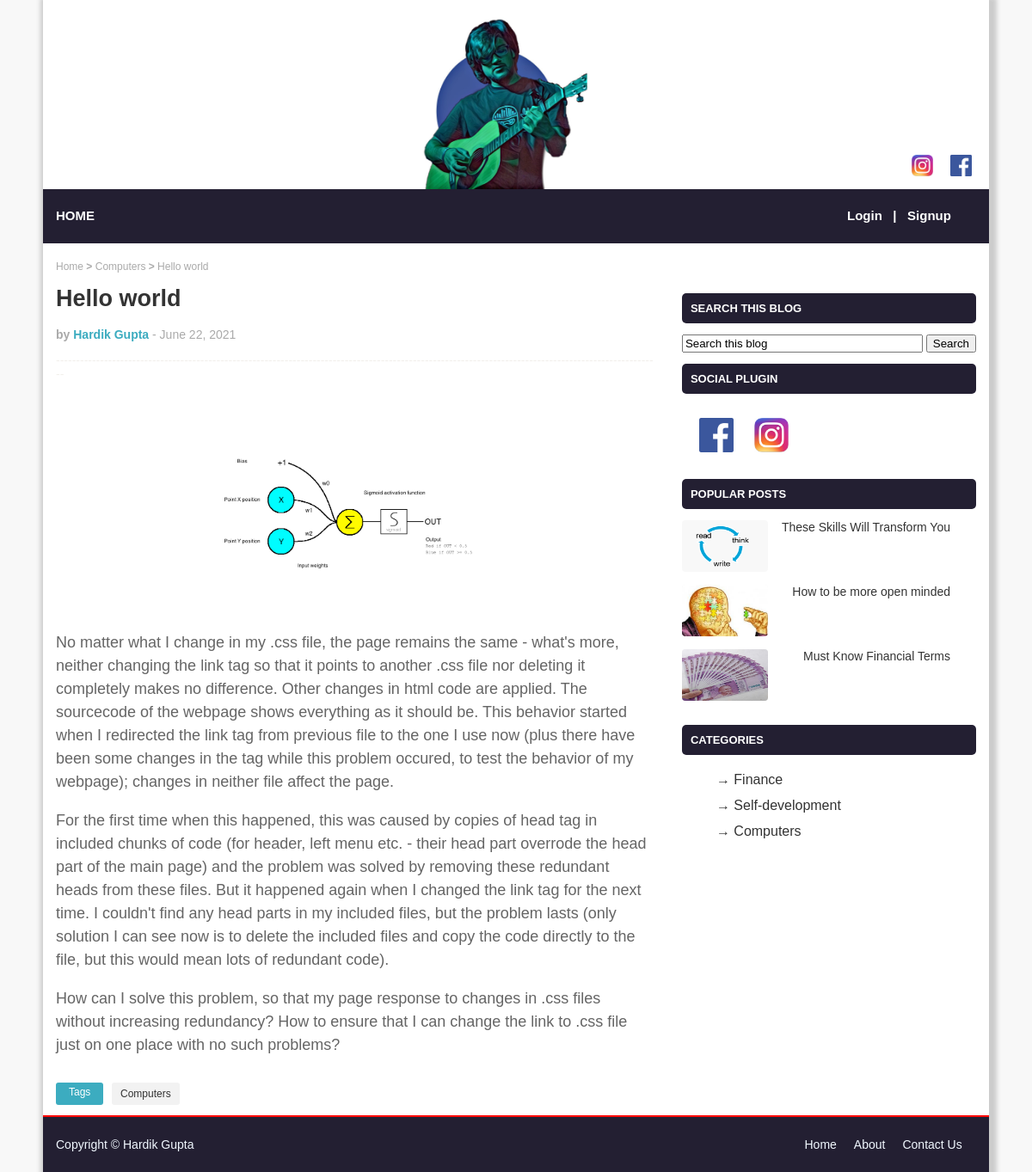
The app's page /posts/4/ with its own data.
### posts/models.py (models this page shows, shortened)
class BlogPost(models.Model):
    title = models.CharField(max_length=30)
    label = models.CharField(max_length=100, default="General-Awareness")
    upload = models.ImageField(upload_to = "media", default="logo.jpg")
    body = models.TextField()
    author = models.ForeignKey('auth.User', on_delete=models.CASCADE)
    date_published = models.DateTimeField(auto_now=True)
    def datepublished(self):
        return self.date_published.strftime('%B %d, %Y')

### posts/views.py (the view)
# urls.py: path('posts/<int:pk>/', views.PostDetailView.as_view(), name='post_detail'),
class PostDetailView(DetailView):
    model = BlogPost
    template_name = 'post_detail.html'
    def stores(self):
        return BlogPost.objects.values('label').distinct()
    def top_post(self):
        return BlogPost.objects.all()[:3]

### templates/post_detail.html
{% extends 'base.html' %}
{% block content %}
<div class='post-det'>
    <h5 class="in-content-path"> <a href='/'>Home</a> <b>></b> <a href=''>{{ object.label }}</a> <b>></b> {{ object.title }}</h5>
    <h2>{{ object.title }}</h2>
    <p id="ppp"><b>by</b> <a href="{% url 'post_detail' object.pk %}"><b>Hardik Gupta</b></a> - {{ object.datepublished }}</p>
    <p id="dashed">-------------------------------------------------------------------------------------------------------------------------------------------------------</p>
    <div class="incontent-image">
        <img src="{{ object.upload.url }}">
    </div>
    <div class="postdata">
        <p>{{ object.body|linebreaks }}</p>
    </div>
    <div class='below-content'>
        <div class='single-tag'>
            <p id='foot-tag'>Tags</p>
            <p id='foot-label'><a href=''>{{ object.label }}</a></p>
        </div>
    </div>
</div>
{% endblock %}

### templates/base.html (shortened to what this page needs)
{% load static %}
<html>
    <head>
        <link rel="stylesheet" href="{% static 'css/base.css' %}">
    </head>
    <body>
        <div class="page-wrap">
            <header>
                <div class="top-base">
                    <div class="social-icons">
                        <a href='https://www.facebook.com/hardik.gupta.7758235/' target="_blank"><img src="{% static 'logo_imgs/fb.png' %}"></a>
                        <a href='https://www.instagram.com/harrdy272/' target="_blank"><img src="{% static 'logo_imgs/insta.jpg' %}"></a>
                    </div>
                    <div class="logo">
                        <a href='/'><img src="{% static 'logo_imgs/logo1.jpeg' %}"></a>
                    </div>
                    <div class="headbar">
                        <h3><a href='/'>HOME</a></h3>
                        {% if user.is_authenticated %}
                        <p>|    Hi, {{ user.username }}</p>
                        <p id="lsp"><a href="{% url 'logout' %}">Logout</a></p>
                        {% else %}
                        <p id="lsp-1"><a href="{% url 'login' %}">Login</a>   |   <a href="{% url 'signup' %}">Signup</a></p>
                        {% endif %}
                    </div>
                </div>
            </header>
            <div class="container">
                <div class="right-nav">
                    <p>SEARCH THIS BLOG</p>
                    <div class="search-box">
                        <input type="text" id="fname" name="fname" value="Search this blog">
                        <input type="submit" value="Search">
                    </div>
                    <p>SOCIAL PLUGIN</p>
                    <div class="nav-social">
                        <a href='https://www.facebook.com/hardik.gupta.7758235/' target="_blank"><img src="{% static 'logo_imgs/fb.png' %}"></a>
                        <a href='https://www.instagram.com/harrdy272/' target="_blank"><img src="{% static 'logo_imgs/insta.jpg' %}"></a>
                    </div>
                    <p>POPULAR POSTS</p>
                    <div class="pop-post">
                        {% for pst in view.top_post reversed %}
                            <div class="pop-post-title">
                                <a href="{% url 'post_detail' pst.pk %}">{{ pst.title }}</a>
                            </div>
                            <div class="pop-post-img">
                                <a href="{% url 'post_detail' pst.pk %}"><img src="{{ pst.upload.url }}"></a>
                            </div>
                        {% endfor %}
                    </div>
                    <p>CATEGORIES</p>
                    <ul>
                        {% for lbl in view.stores %}
                            <li><b>→</b> <a href=''>{{ lbl.label }}</a></li>
                        {% endfor %}
                    </ul>
                </div>
                <div class="leftpostcol">
                    {% block content %}
                    {% endblock %}
                </div>
                <div class="footer">
                    <div class="left-footer">
                        <p>Copyright © Hardik Gupta</p>
                    </div>
                    <div class="right-footer">
                        <p><a href="/">Home</a></p>
                        <p><a href="">About</a></p>
                        <p><a href="">Contact Us</a></p>
                    </div>
                </div>
            </div>
        </div>
    </body>
</html>

### records on screen
BlogPost: title "These Skills Will Transform You", upload (picture)
BlogPost: title "How to be more open minded", upload (picture)
BlogPost: title "Must Know Financial Terms", upload (picture)
BlogPost: label "Computers", title "Hello world", datepublished "June 22, 2021", upload (picture), body "No matter what I change in my .css file, the page remains the same - what's more, neither changing the link tag so that it points to another .css file nor deleting it completely makes no difference. Other changes in html code are applied. The sourcecode of the webpage shows everything as it should be. This behavior started when I redirected the link tag from previous file to the one I use now (plus there have been some changes in the tag while this problem occured, to test the behavior of my webpage); changes in neither file affect the page. For the first time when this happened, this was caused by copies of head tag in included chunks of code (for header, left menu etc. - their head part…"

### other values on screen
{{ lbl.label }} "Finance" "Self-development" "Computers"
